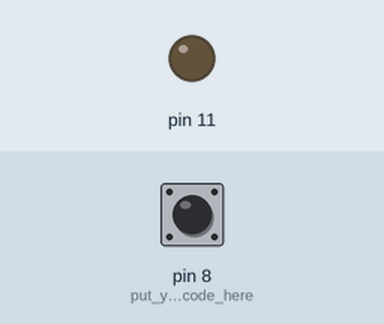
Recording of a sketch running on a simulated Arduino Uno, built with avr-gcc and run on an emulated ATmega328P. Shown: output pins drawn as LEDs (lit = HIGH). Inputs (shaded band) come from the test bench; at power-on: pin 8 (put_your_setup_code_here) LOW.

Above: at 1.2 s.
1.3 s: pin 8 (put_your_setup_code_here) pulled HIGH for 0.15 s
At 1.37 s:
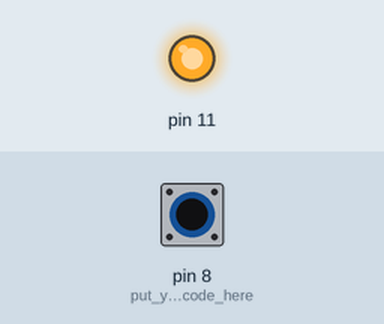
2.9 s: pin 8 (put_your_setup_code_here) pulled HIGH for 3.2 s
At 6.5 s:
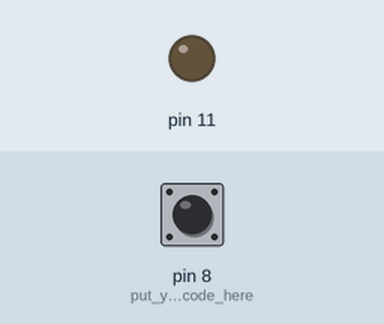
Timing chart, 0 to 8.0 s (numbered marks = the images above; inputs shaded):
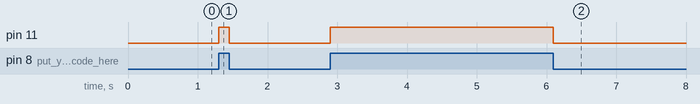

Measured:
- after the input at 1.3 s, pin 11: LOW → HIGH at once, → LOW 0.15 s later
- after the input at 2.9 s, pin 11: LOW → HIGH at once, → LOW 3.2 s later

The sketch:

code.ino
```cpp
int buzzer=11;
int sensor=8;
int state = 0;

void setup() {
pinMode(11,OUTPUT);
pinMode(8,INPUT);// put your setup code here, to run once:

}

void loop() {
  state=digitalRead(8);
  if (state == HIGH)
  {
    digitalWrite(11,HIGH);// put your main code here, to run repeatedly:
  }
else
{
  digitalWrite(11, LOW);
}
}
```
